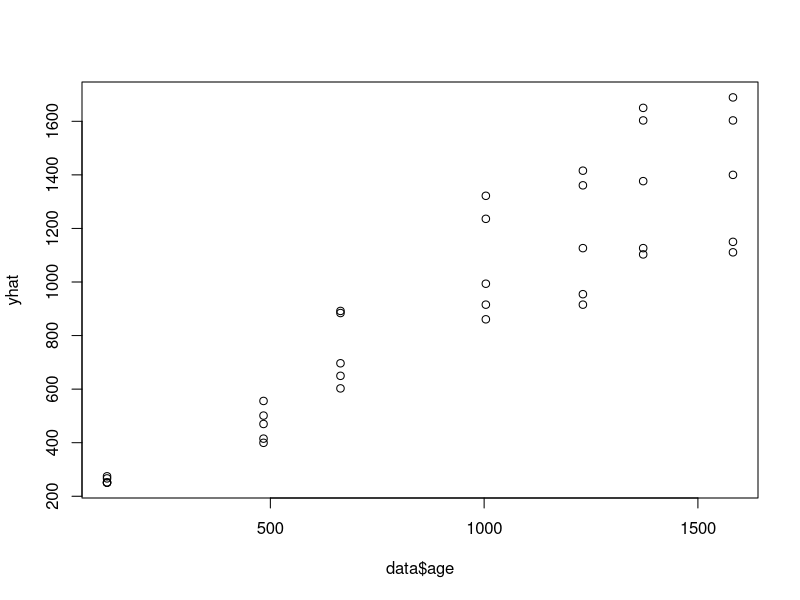
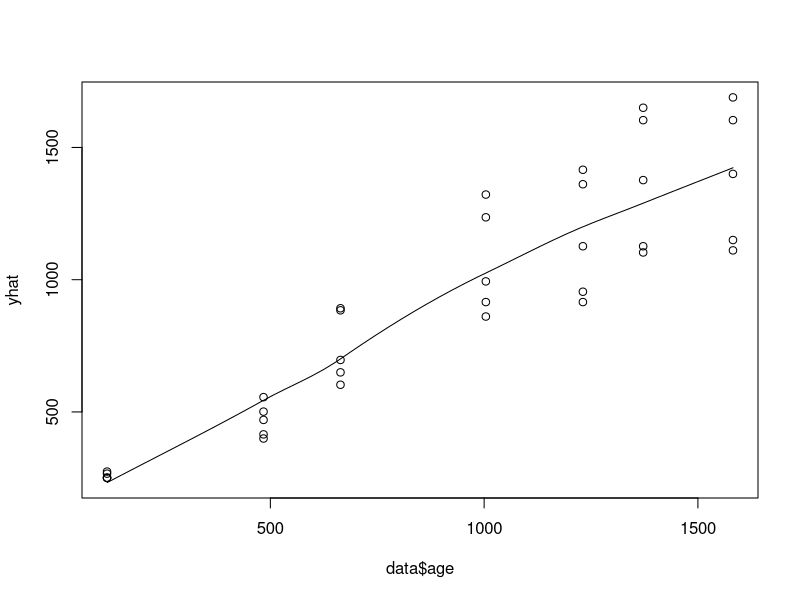
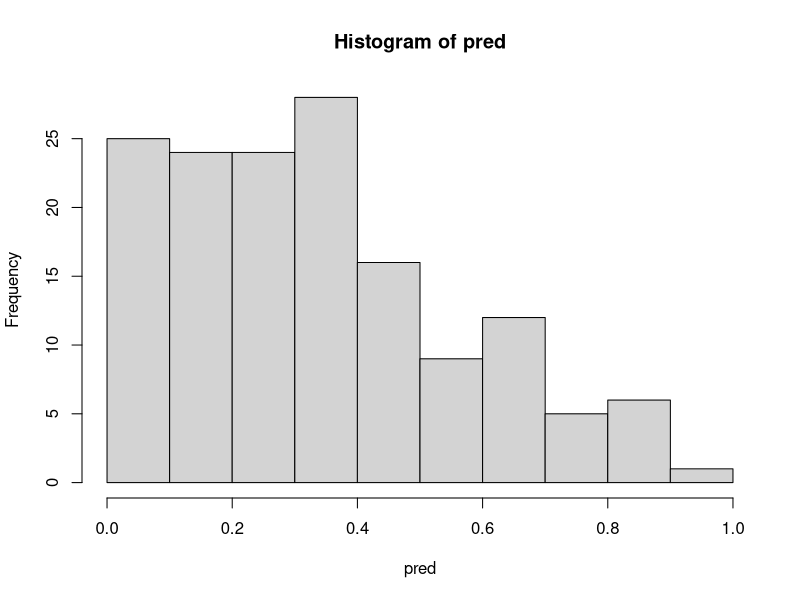

Source code (R) for these figures, in order:

####Linear regression###

data <- Orange
head(data)
mod <- lm(age ~ circumference, data=data)
summary(mod)
yhat <- predict(mod,data)
plot(yhat ~ data$age)
scatter.smooth(yhat ~ data$age)



###Logistic Regression###

data <- iris
head(data)
data$y <- ifelse(data$Species == "versicolor",1,0)
rnd <- sample(seq(1,nrow(data)))
data <-data[rnd,]
data$Species <-NULL
mod <-glm(factor(y) ~ Petal.Length + Sepal.Width ,family = "binomial", data = data)
summary(mod)
pred <- predict(mod,data,type="response")
hist(pred)
yhat <- ifelse(pred>=0.5,1,0)
table (yhat=yhat, y=data$y)
accuracy <-(21+88)/nrow(data)
accuracy



yhat <- ifelse(pred>=0.3,1,0)
table (yhat=yhat, y=data$y)
